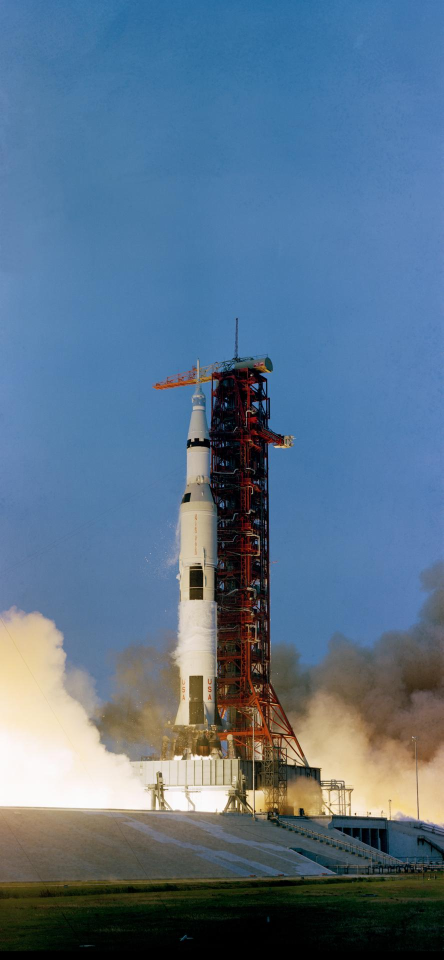
#> input picture shorts-2026-11-25/ae-apollo/archiv/roh/S70-34852.jpg, 887 x 1919 px (shown at 1/2 size)
$ python bilder_apollo.py
#> lines starting #> are read from the running program, lines starting #| are printed output that depends on the picture
### shorts-2026-11-25/ae-apollo/gen/bilder_lib.py
# Bilder fuer das Short zur Folge 42 (key bitcoin, 23.11.2026): Abzuege, Freisteller, geschichtete Hintergruende (Chris Moran TikTok 13).
# Eingang: archiv/roh/ (KI-Bilder ElevenLabs, Commons-Fotos) + ../../thumbnail/ (Muenze, Mining-Halle, Thumbnail C).
# Ausgang: archiv/p-*.jpg (Abzuege, natuerliche Farben, weisser Rand), archiv/f-*.png (Freisteller mit Sticker-Rand),
#          archiv/s-*.png (getoente Collage-Ebenen je Farbfamilie, gerissene Kante, Alpha), archiv/b-*.jpg (Grundflaeche je Familie),
#          data/bilder.json (Groessen, Ankerpunkte in Bildpixeln, Alpha-Rahmen).
# enno 23.11.: Hintergruende geschichtet, bewegt, FARBIG (nicht nur weiss/schwarz), NICHT zu dunkel.
import json, os, sys, random
import numpy as np
from PIL import Image, ImageFilter, ImageOps, ImageEnhance, ImageDraw
HERE = os.path.dirname(os.path.abspath(__file__)); ROOT = os.path.normpath(os.path.join(HERE, '..'))
ROH = os.path.join(ROOT, 'archiv', 'roh'); OUT = os.path.join(ROOT, 'archiv'); TH = os.path.normpath(os.path.join(ROOT, '..', '..', 'thumbnail'))
random.seed(42)
META = {}

def hexrgb(h): return np.array([int(h[1:3], 16), int(h[3:5], 16), int(h[5:7], 16)], np.float32)

# ---------- Abzug: natuerliche Farben, leichte Vereinheitlichung (Kontrast, warm), weisser Rand ----------
def abzug(name, src, crop=None, w=1000, rand=18, warm=1.0, hell=1.0, pts=None, gamma=1.0, blur=None):
    im = Image.open(src).convert('RGB')
    if crop: W0, H0 = im.size; im = im.crop((int(crop[0] * W0), int(crop[1] * H0), int(crop[2] * W0), int(crop[3] * H0)))
    s = w / im.width; im = im.resize((w, round(im.height * s)), Image.LANCZOS)
    for bx in (blur or []):   # Review 23.11.: Schriftzuege/Markennamen unkenntlich (Boxen als Bruchteile des gecroppten Bildes)
        b = tuple(int(v * (im.width if i % 2 == 0 else im.height)) for i, v in enumerate(bx)); im.paste(im.crop(b).filter(ImageFilter.GaussianBlur(14)), b[:2])
    if gamma != 1.0: im = Image.fromarray(np.clip(255.0 * (np.asarray(im).astype(np.float32) / 255.0) ** gamma, 0, 255).astype(np.uint8))   # Schatten anheben
    im = ImageEnhance.Contrast(im).enhance(1.06); im = ImageEnhance.Brightness(im).enhance(hell)
    a = np.asarray(im).astype(np.float32); a[..., 0] *= 1.0 + 0.03 * warm; a[..., 2] *= 1.0 - 0.04 * warm
    im = Image.fromarray(np.clip(a, 0, 255).astype(np.uint8))
    big = Image.new('RGB', (im.width + 2 * rand, im.height + 2 * rand), (246, 243, 236)); big.paste(im, (rand, rand))
    big.save(os.path.join(OUT, 'p-%s.jpg' % name), quality=92)
    P = {}
    for k, (fx, fy) in (pts or {}).items():   # Punkte als Bruchteil des (gecroppten) Bildes -> Pixel im Abzug
        P[k] = [round(rand + fx * im.width, 1), round(rand + fy * im.height, 1)]
    META['p-%s.jpg' % name] = {'size': list(big.size), 'pts': P}
    return big

# ---------- Freisteller ----------
# [51 lines left out: functions sticker, frei_hdd, frei_coin, frei_sack, not called in this run]

# ---------- Collage-Ebene (TikTok 13): Duotone in Familienfarben, gerissene Kante, weiche Kante innen ----------
FAM = {   # dunkel, hell, Grund oben, Grund unten  (Mittelwerte hell genug: Grund-Luminanz ~40-55 %)
    'teal':   ('#1E5650', '#D6F1E7', '#4A958A', '#2F6B63'),
    'orange': ('#7A3D10', '#FFE9C8', '#E0913E', '#B0631F'),
    'blau':   ('#1D4170', '#DDEBFA', '#5A8FC6', '#355F92'),
    'violett':('#3D2C6E', '#EEE6FF', '#8572C2', '#5A4896'),
    'ocker':  ('#5E3E1C', '#FFF1D8', '#CFA466', '#9A7340'),
    'papier': ('#7C6E58', '#FBF6EA', '#F0E7D4', '#E2D5BC'),
}
# [121 lines left out: functions duotone, riss, schicht, grundflaeche, alles, karte, not called in this run]

# [2 lines that do not run on import are left out]

### shorts-2026-11-25/ae-apollo/gen/bilder_apollo.py
# Bilder fuer das Apollo-13-Short (key apollo, 25.11.2026): nur echte NASA-Fotos (images.nasa.gov, gemeinfrei), Rohdateien in archiv/roh/<NASA-ID>.jpg.
# Bausteine aus bilder_lib.py (Abzug, Sticker-Freisteller, Duotone-Collage, Grundflaeche) wie in den Shorts zur Folge 42.
# Ausgang: archiv/p-*.jpg (Abzuege), archiv/f-*.png (Freisteller), archiv/g-*.png (Graustufen-Collage), archiv/b-schwarz|weiss.jpg,
#         archiv/t-grunge-hell|dunkel.jpg (Textur), data/bilder.json. (Bis 24.11.: Duotone-Farbfamilien s-*/b-<farbe>, ersetzt.)
# KI-Wunschbilder (data/ki_wunsch.json): liegt archiv/roh/ki-<name>.png da, wird es benutzt, sonst baut gen/gen_apollo.py
# einen Platzhalter (echter NASA-Ausschnitt oder Hilfsebene "KI Platzhalter ..."). Nichts davon wird hier erzeugt.
# Punkte (pts) stehen als Bruchteile des GANZEN Rohbilds (wie beim Ansehen mit Raster notiert) und werden auf den Ausschnitt umgerechnet.
import json, os, sys
import numpy as np
from PIL import Image, ImageDraw, ImageFilter, ImageEnhance
from scipy import ndimage
sys.path.insert(0, os.path.dirname(os.path.abspath(__file__)))
import bilder_lib as L
R = lambda f: os.path.join(L.ROH, f)

def ab(name, src, crop, w, pts=None, **kw):
    """Abzug mit Punkten in Bruchteilen des ganzen Rohbilds"""
    c = crop or (0, 0, 1, 1); P = {}
    for k, (fx, fy) in (pts or {}).items(): P[k] = ((fx - c[0]) / (c[2] - c[0]), (fy - c[1]) / (c[3] - c[1]))
    return L.abzug(name, src, crop=crop, w=w, pts=P, **kw)

# [66 lines left out: functions rot_lovell, frei_scheibe, frei_kreis, ki, grau_schicht, platten_und_grunge, not called in this run]

def alles():
    # ---------- Abzuege (echte NASA-Fotos) ----------
    ab('start', R('S70-34852.jpg'), (0.05, 0.25, 0.95, 0.84), 780, {'nase': (0.45, 0.385), 'rakete': (0.445, 0.60), 'himmel': (0.80, 0.30)})
#> in abzug, im is the input picture: PIL image 887x1919 RGB; mean R, G, B 88.8, 114.1, 137.6
#> in abzug, `im = im.crop((int(crop[0] * W0), int(crop[1] * H0), int(crop[2] * W0),`:
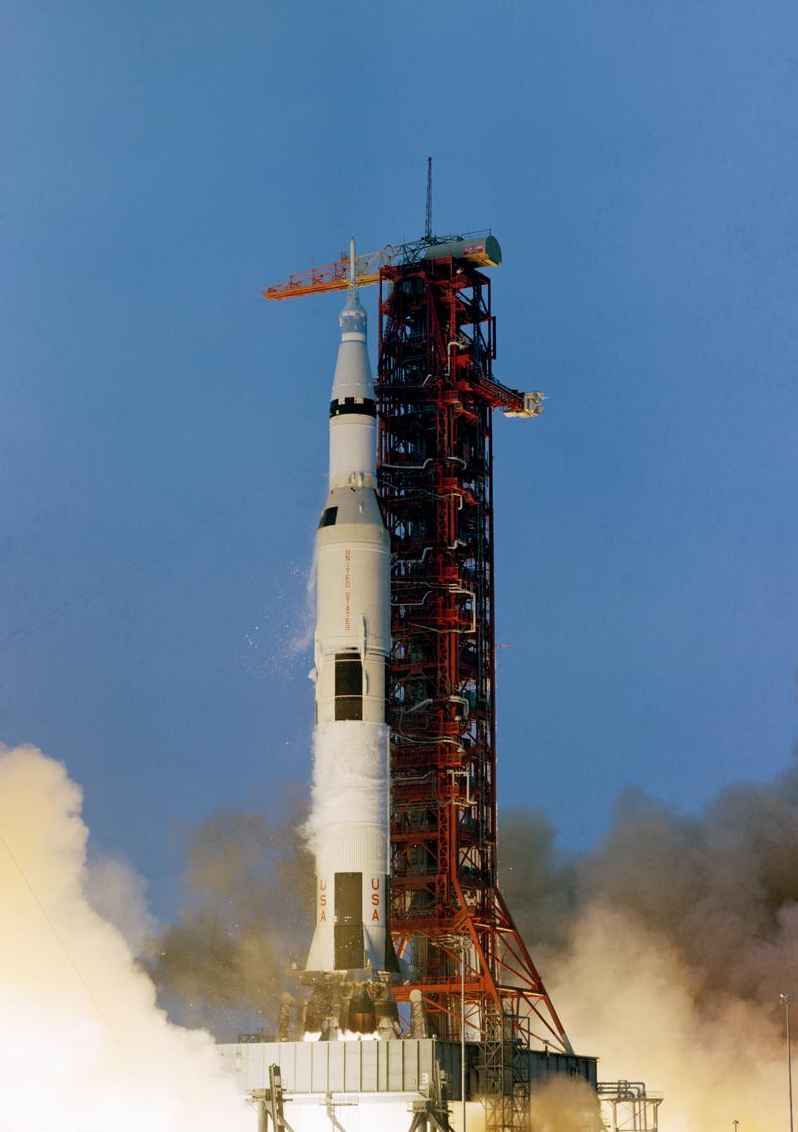
#> im: PIL image 798x1132 RGB; mean R, G, B 103.6, 124.1, 146
#> in abzug, `big.paste(im, (rand, rand))`:
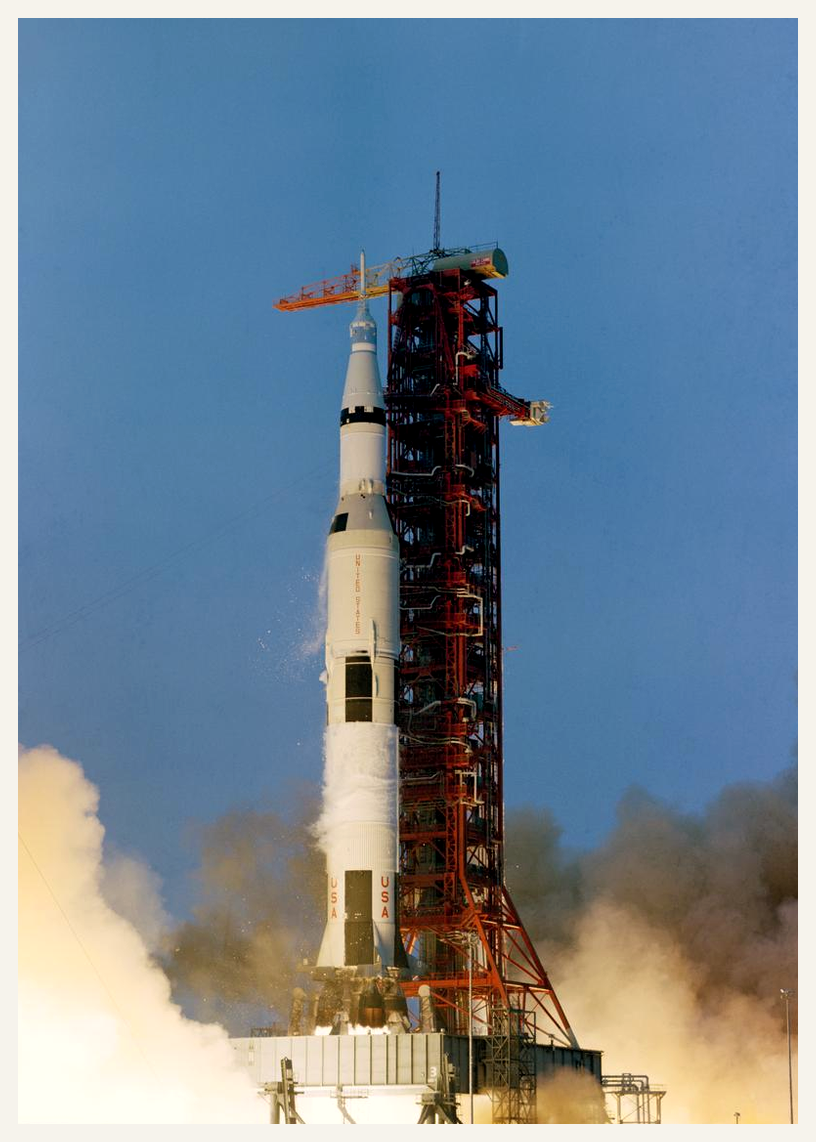
#> big: PIL image 816x1142 RGB; mean R, G, B 115.1, 132.8, 147.9
    ab('crew', R('S70-36485.jpg'), (0.04, 0.20, 0.96, 0.80), 820, {'lovell': (0.267, 0.393), 'swigert': (0.537, 0.33), 'haise': (0.737, 0.476), 'globus': (0.48, 0.686)})
#> the loop in ab (call 2), `for k, (fx, fy) in (pts or {}).items(): P[k] = ((fx - c[0]) / (c[2] - ..` made 4 passes
#> (k, fx, fy) on passes 1 to 4: ('lovell', 0.267, 0.393), ('swigert', 0.537, 0.33), ('haise', 0.737, 0.476), ('globus', 0.48, 0.686)
#> call 2 of abzug, with name = 'crew', crop = (0.04, 0.2, 0.96, 0.8), w = 820, rand = 18, warm = 1, hell = 1, gamma = 1
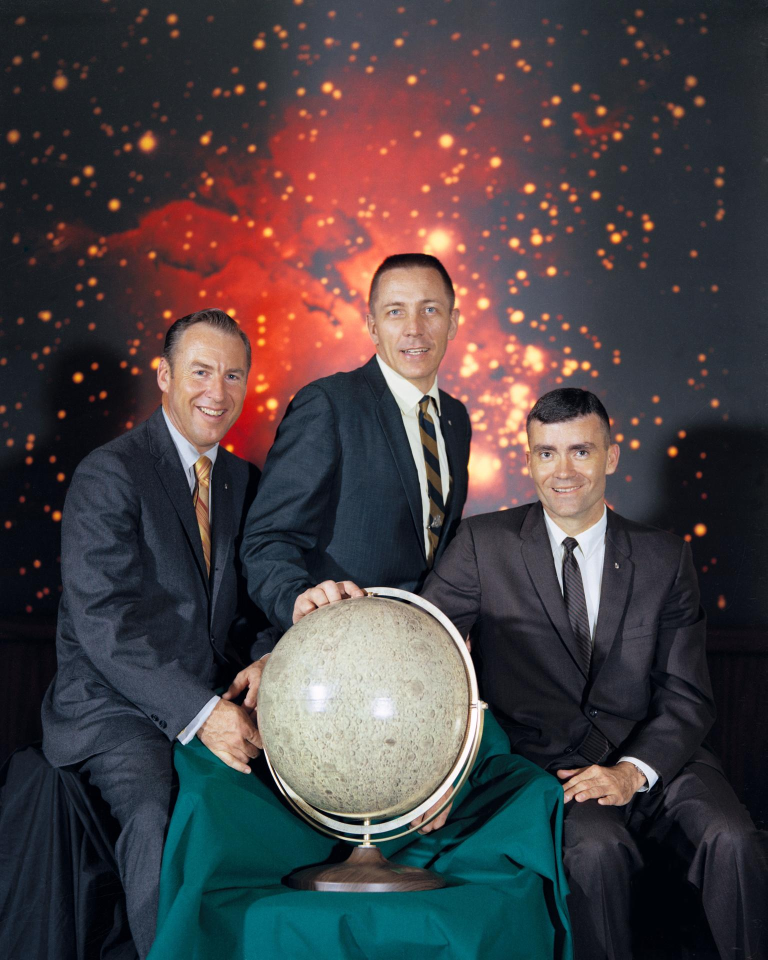
#> input picture shorts-2026-11-25/ae-apollo/archiv/roh/S70-36485.jpg, 1535 x 1920 px (shown at 1/2 size)
#> in abzug, im is the input picture: PIL image 1535x1920 RGB; mean R, G, B 72.8, 65.1, 67.9
#> in abzug (call 2), `im = im.resize((w, round(im.height * s)), Image.LANCZOS)`:
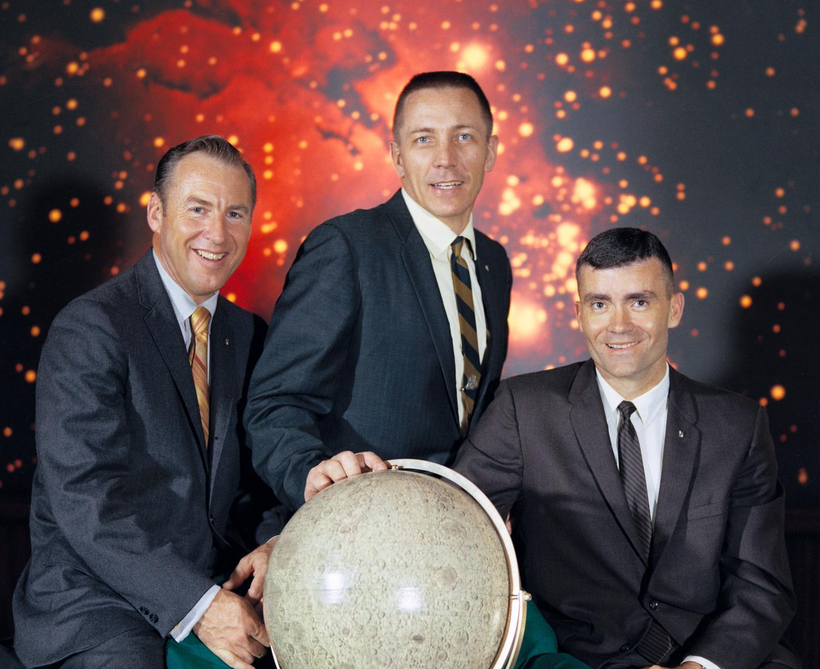
#> im: PIL image 820x669 RGB; mean R, G, B 93.3, 74.9, 75.9
#> in abzug (call 2), `big = Image.new('RGB', (im.width + 2 * rand, im.height + 2 * rand), (2`:
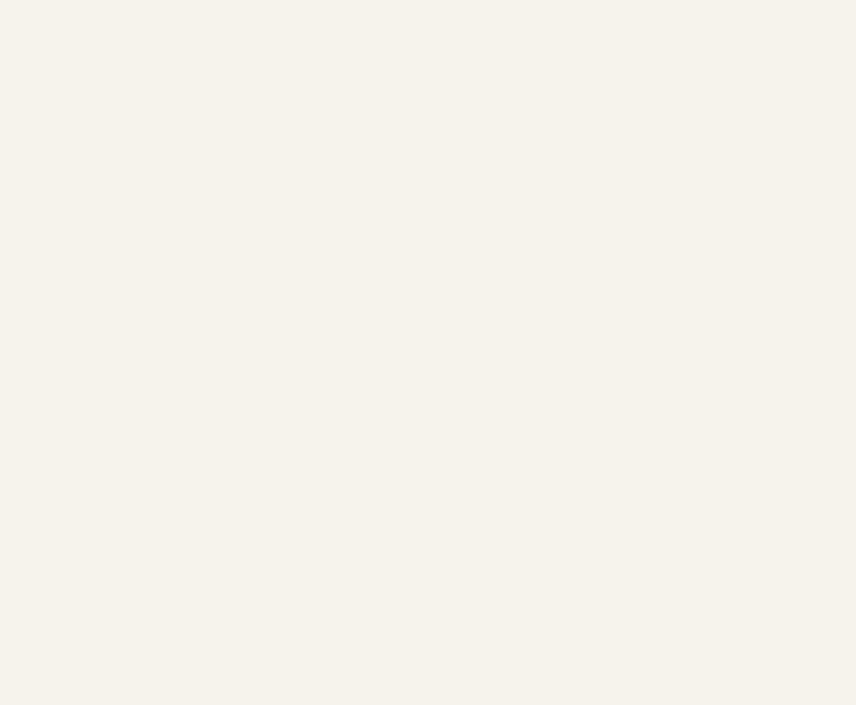
#> big: PIL image 856x705 RGB; mean R, G, B 246, 243, 236
#> in abzug (call 2), `big.paste(im, (rand, rand))`:
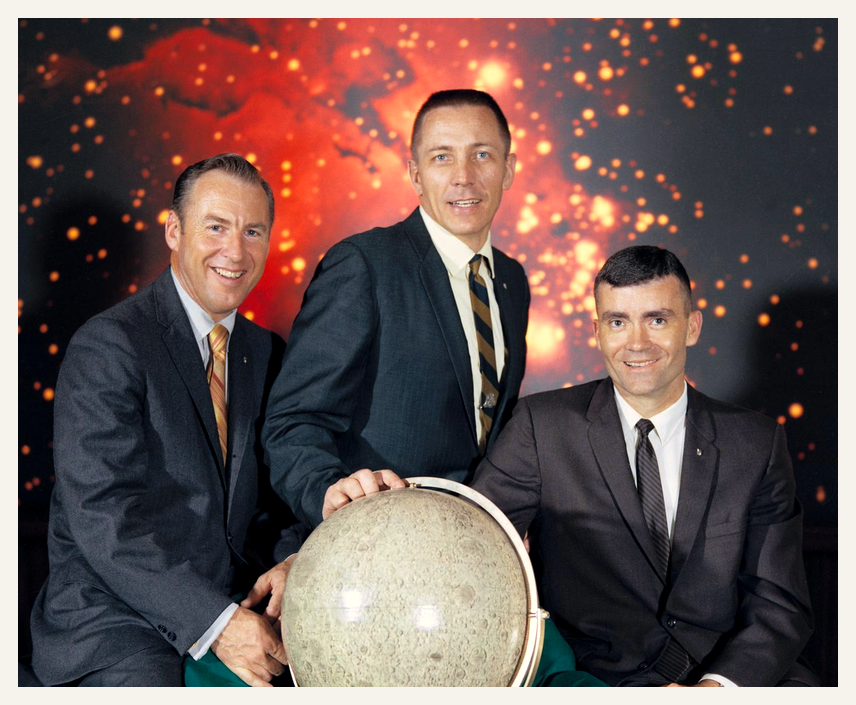
#> big: PIL image 856x705 RGB; mean R, G, B 109.2, 89.4, 86.6
#> the loop in abzug (call 2), `for k, (fx, fy) in (pts or {}).items():` made 4 passes
#> (k, fx, fy) on passes 1 to 4: ('lovell', 0.247, 0.322), ('swigert', 0.54, 0.217), ('haise', 0.758, 0.46), ('globus', 0.478, 0.81)
#> after the loop in abzug (call 2), `for k, (fx, fy) in (pts or {}).items():`: P = {'lovell': [220.3, 233.2], 'swigert': [461, 162.9], 'haise': [639.2, 325.7], 'globus': [410.2, 559.9]}
    ab('sm', R('7010516.jpg'), (0.22, 0.14, 0.96, 0.98), 820, {'schaden': (0.568, 0.628), 'oben': (0.55, 0.30)}, hell=1.12, gamma=0.85)
    ab('mcc', R('S70-35139.jpg'), (0.02, 0.10, 0.86, 0.98), 820, {'schirm': (0.592, 0.308), 'kranz': (0.596, 0.709)})
    ab('lm', R('AS13-59-8562.jpg'), (0.04, 0.06, 0.90, 0.86), 820, {'luke': (0.355, 0.495)}, hell=0.92, gamma=1.25)
    ab('sim', R('S70-34412.jpg'), (0.0, 0.10, 1.0, 0.70), 820, {'haise': (0.362, 0.342), 'liste': (0.49, 0.45)})
    ab('lovell', rot_lovell(), (0.05, 0.0, 0.95, 0.80), 800, {'gesicht': (0.47, 0.17), 'pult': (0.85, 0.45), 'kabine': (0.50, 0.62)}, hell=1.06)
    ab('filter', R('as13-62-8929.jpg'), (0.24, 0.235, 0.51, 0.555), 500, {'mitte': (0.375, 0.395)}, rand=14)
    ab('proto', R('S70-35013.jpg'), (0.25, 0.0, 0.97, 0.92), 820, {'kiste': (0.542, 0.384), 'schlauch': (0.62, 0.66), 'schlauch2': (0.75, 0.585)})
    ab('mailbox', R('as13-62-8929.jpg'), (0.08, 0.06, 0.86, 0.96), 820, {'schlauch': (0.436, 0.84), 'band': (0.446, 0.615), 'kasten': (0.375, 0.395), 'tuete': (0.462, 0.214)}, hell=1.03)
    ab('band', R('as13-62-8929.jpg'), (0.37, 0.53, 0.53, 0.70), 320, {'mitte': (0.446, 0.615)}, rand=12)   # Ersatz fuer die KI-Klebebandrolle: echtes Klebeband am Adapter
    ab('capcom', R('S70-34902.jpg'), (0.15, 0.10, 1.0, 1.0), 820, {'kopf': (0.642, 0.46), 'mikro': (0.667, 0.52), 'papiere': (0.875, 0.77)})
    ab('splash', R('S70-35638.jpg'), (0.0, 0.10, 1.0, 0.82), 800, {'schirm_l': (0.414, 0.315), 'schirm_r': (0.75, 0.292), 'schirme': (0.55, 0.30), 'kapsel': (0.50, 0.70)})
    ab('iwo', R('S70-35614.jpg'), (0.05, 0.0, 0.85, 1.0), 820, {'haise': (0.43, 0.25), 'lovell': (0.546, 0.45), 'swigert': (0.642, 0.37), 'tuer': (0.17, 0.30)})
    # ---------- Freisteller ----------
    frei_scheibe('f-mond', R('as13-60-8703.jpg'), 420)
    frei_scheibe('f-erde', R('as13-60-8588.jpg'), 460)
    frei_kreis('f-patch', R('S69-60662.jpg'), 0.497, 0.497, 0.452, 1100, {'xiii': (0.80, 0.25), 'erde': (0.46, 0.785), 'mond': (0.82, 0.85)})
    # Kanal-Logo (rund) fuer den Schluss
    lg = Image.open(os.path.join(L.OUT, 'logo.png')); L.META['logo.png'] = {'size': list(lg.size), 'pts': {'mitte': [lg.width / 2, lg.height / 2]}}
    # ---------- KI-Wunschbilder, nur wenn vorhanden ----------
    ki('ki-band', 520, {'mitte': (0.5, 0.5)})
    ki('ki-loch', 520, {'loch': (0.5, 0.5)})
    # ---------- Hintergrund-Stil 25.11. (enno, Chris Moran TikTok 13): Graustufen-Collage + Tint im Build, Schwarz/Weiss je Abschnitt ----------
    # g-*.png: Graustufen (Kontrast gestreckt), Papierrand + Riss; die Farbe (Map Black/White To) kommt erst im Build per Tint auf die Precomp.
    G = grau_schicht
    G('rakete', R('S70-32990.jpg'), crop=(0.1, 0.05, 0.95, 0.95), seed=1)
    G('sm', R('as13-59-8500.jpg'), crop=(0.0, 0.25, 1.0, 1.0), seed=2)
    G('mond', R('as13-60-8703.jpg'), seed=3)
    G('mcc', R('s70-34986.jpg'), seed=4)
    G('wolken', R('s70-35652.jpg'), seed=5)
    G('crew', R('7008011.jpg'), seed=6)
    G('erde', R('as13-60-8588.jpg'), seed=7)
    G('meer', R('s70-35644.jpg'), seed=8)
    G('capcom', R('S70-34904.jpg'), seed=9)
    G('mcc2', R('S70-35145.jpg'), seed=10)
    G('jubel', R('S70-35148.jpg'), seed=11)
    G('training', R('S70-24009.jpg'), seed=13)
    G('patch', R('S69-60662.jpg'), crop=(0.04, 0.04, 0.96, 0.96), seed=16)
    platten_und_grunge()
    json.dump(L.META, open(os.path.join(L.ROOT, 'data', 'bilder.json'), 'w'), indent=1)
    print(len(L.META), 'Bilder:', ', '.join(sorted(L.META)))

if __name__ == '__main__':
#> (the run stopped early here; a loop or call above may not have finished)
